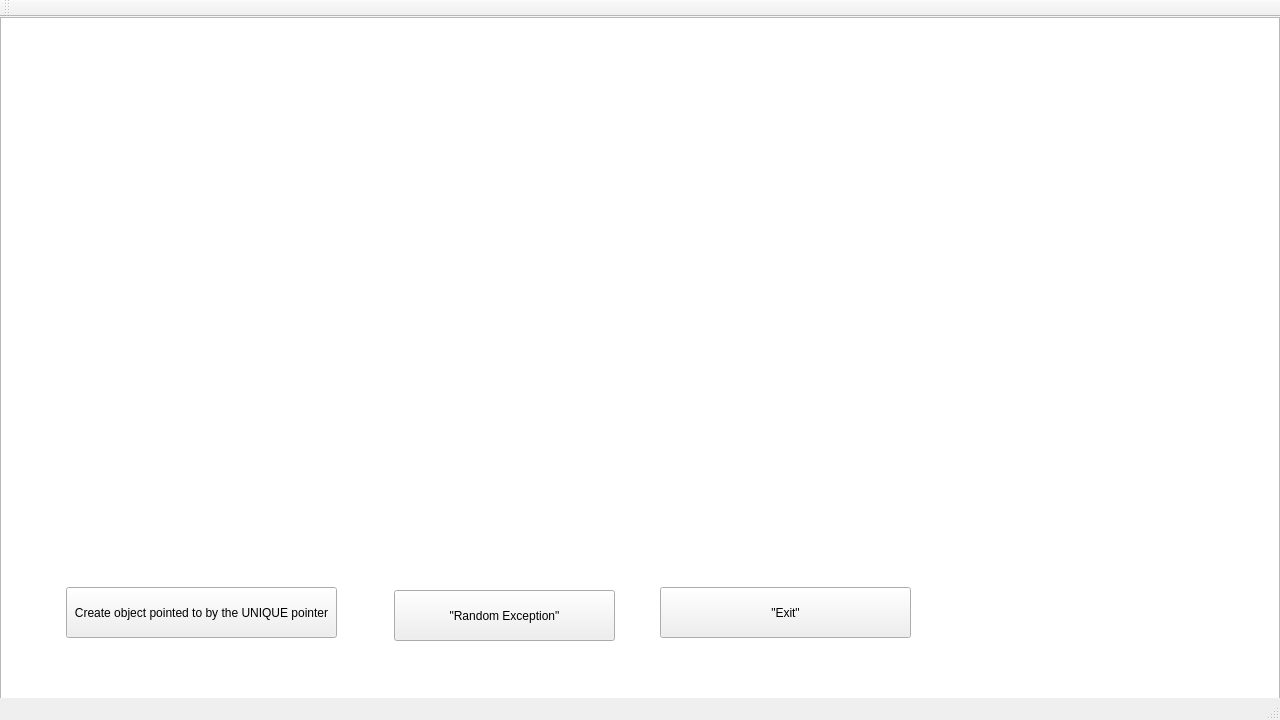
<?xml version="1.0" encoding="UTF-8"?>
<ui version="4.0">
 <class>MainWindow</class>
 <widget class="QMainWindow" name="MainWindow">
  <property name="geometry">
   <rect>
    <x>0</x>
    <y>0</y>
    <width>1280</width>
    <height>720</height>
   </rect>
  </property>
  <property name="windowTitle">
   <string>MainWindow</string>
  </property>
  <widget class="QWidget" name="centralWidget">
   <widget class="QPushButton" name="pushButton">
    <property name="geometry">
     <rect>
      <x>66</x>
      <y>570</y>
      <width>271</width>
      <height>51</height>
     </rect>
    </property>
    <property name="text">
     <string>Create object pointed to by the UNIQUE pointer</string>
    </property>
   </widget>
   <widget class="QGraphicsView" name="graphicsView">
    <property name="geometry">
     <rect>
      <x>0</x>
      <y>0</y>
      <width>1280</width>
      <height>720</height>
     </rect>
    </property>
   </widget>
   <widget class="QPushButton" name="pushButton_2">
    <property name="geometry">
     <rect>
      <x>394</x>
      <y>573</y>
      <width>221</width>
      <height>51</height>
     </rect>
    </property>
    <property name="text">
     <string>&quot;Random Exception&quot;</string>
    </property>
   </widget>
   <widget class="QPushButton" name="pushButton_3">
    <property name="geometry">
     <rect>
      <x>660</x>
      <y>570</y>
      <width>251</width>
      <height>51</height>
     </rect>
    </property>
    <property name="text">
     <string>&quot;Exit&quot;</string>
    </property>
   </widget>
   <zorder>graphicsView</zorder>
   <zorder>pushButton</zorder>
   <zorder>pushButton_2</zorder>
   <zorder>pushButton_3</zorder>
  </widget>
  <widget class="QMenuBar" name="menuBar">
   <property name="geometry">
    <rect>
     <x>0</x>
     <y>0</y>
     <width>1280</width>
     <height>22</height>
    </rect>
   </property>
  </widget>
  <widget class="QToolBar" name="mainToolBar">
   <attribute name="toolBarArea">
    <enum>TopToolBarArea</enum>
   </attribute>
   <attribute name="toolBarBreak">
    <bool>false</bool>
   </attribute>
  </widget>
  <widget class="QStatusBar" name="statusBar"/>
 </widget>
 <layoutdefault spacing="6" margin="11"/>
 <resources>
  <include location="MainWindow.qrc"/>
 </resources>
 <connections/>
</ui>
